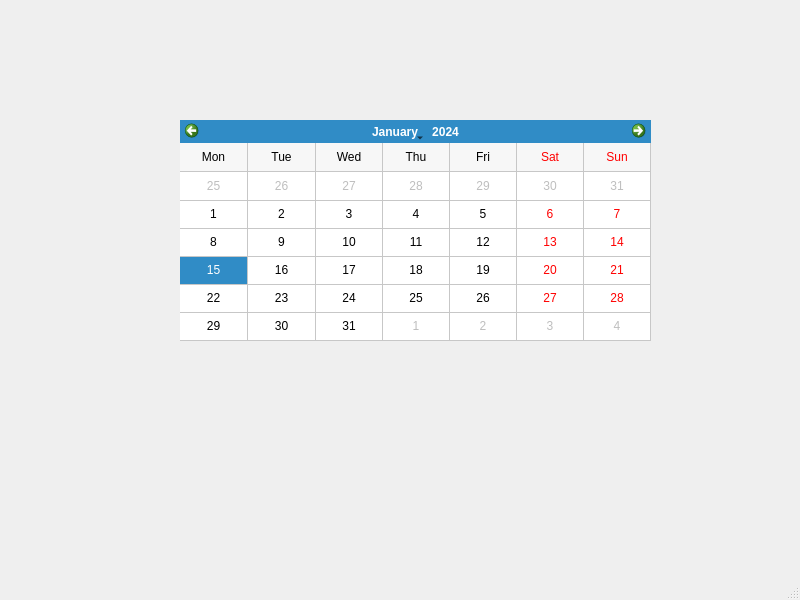
<?xml version="1.0" encoding="UTF-8"?>
<ui version="4.0">
 <class>MainWindow</class>
 <widget class="QMainWindow" name="MainWindow">
  <property name="geometry">
   <rect>
    <x>0</x>
    <y>0</y>
    <width>800</width>
    <height>600</height>
   </rect>
  </property>
  <property name="windowTitle">
   <string>MainWindow</string>
  </property>
  <widget class="QWidget" name="centralwidget">
   <widget class="QCalendarWidget" name="calendar">
    <property name="geometry">
     <rect>
      <x>180</x>
      <y>120</y>
      <width>471</width>
      <height>221</height>
     </rect>
    </property>
    <property name="minimumDate">
     <date>
      <year>2020</year>
      <month>7</month>
      <day>22</day>
     </date>
    </property>
    <property name="firstDayOfWeek">
     <enum>Qt::Monday</enum>
    </property>
    <property name="gridVisible">
     <bool>true</bool>
    </property>
    <property name="selectionMode">
     <enum>QCalendarWidget::SingleSelection</enum>
    </property>
    <property name="horizontalHeaderFormat">
     <enum>QCalendarWidget::ShortDayNames</enum>
    </property>
    <property name="verticalHeaderFormat">
     <enum>QCalendarWidget::NoVerticalHeader</enum>
    </property>
    <property name="navigationBarVisible">
     <bool>true</bool>
    </property>
    <property name="dateEditEnabled">
     <bool>true</bool>
    </property>
    <property name="dateEditAcceptDelay">
     <number>1500</number>
    </property>
   </widget>
  </widget>
  <widget class="QMenuBar" name="menubar">
   <property name="geometry">
    <rect>
     <x>0</x>
     <y>0</y>
     <width>800</width>
     <height>22</height>
    </rect>
   </property>
  </widget>
  <widget class="QStatusBar" name="statusbar"/>
 </widget>
 <resources/>
 <connections/>
</ui>
